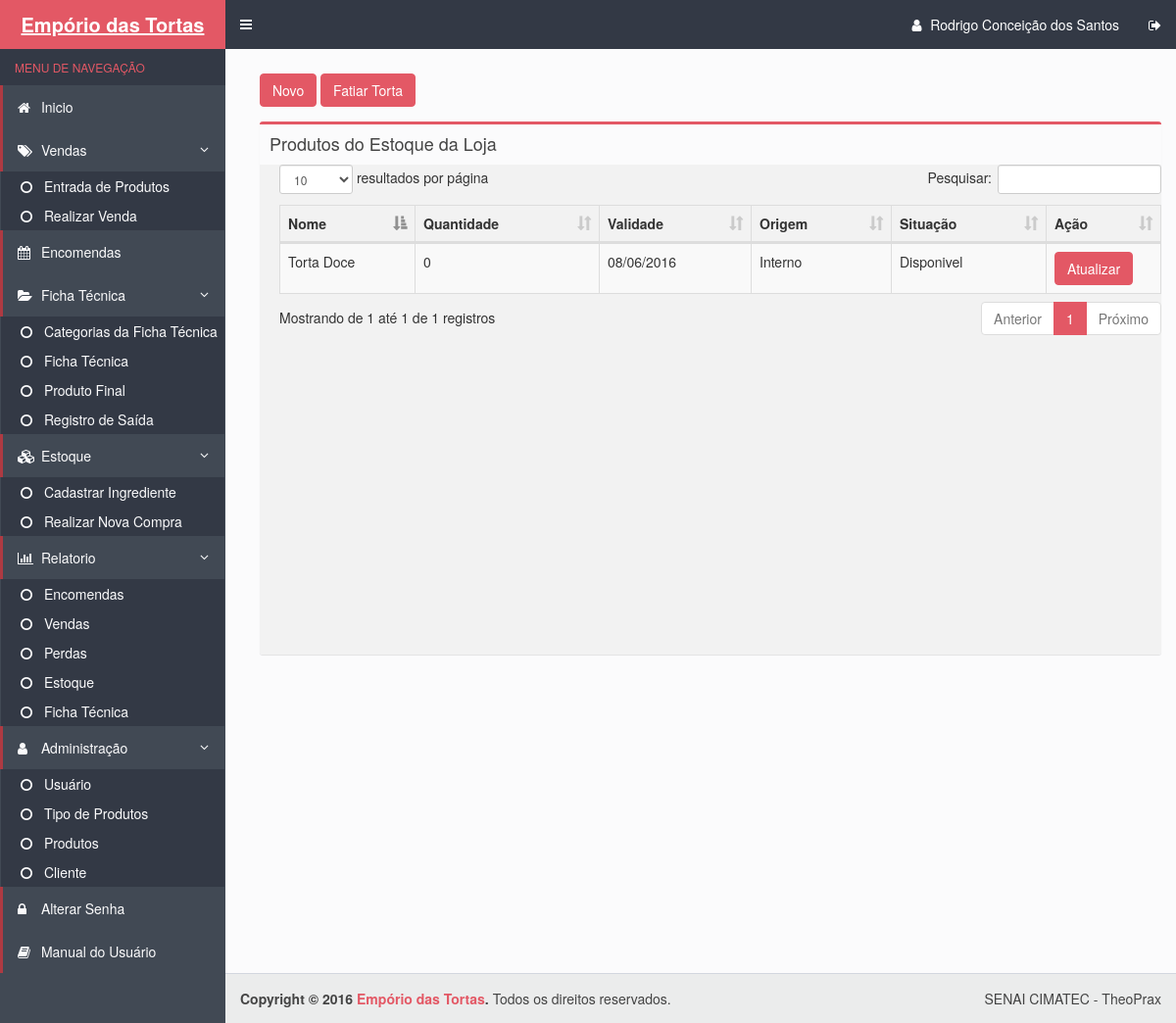
Page /entrada_produto.php (signed in) on the earlier database version.
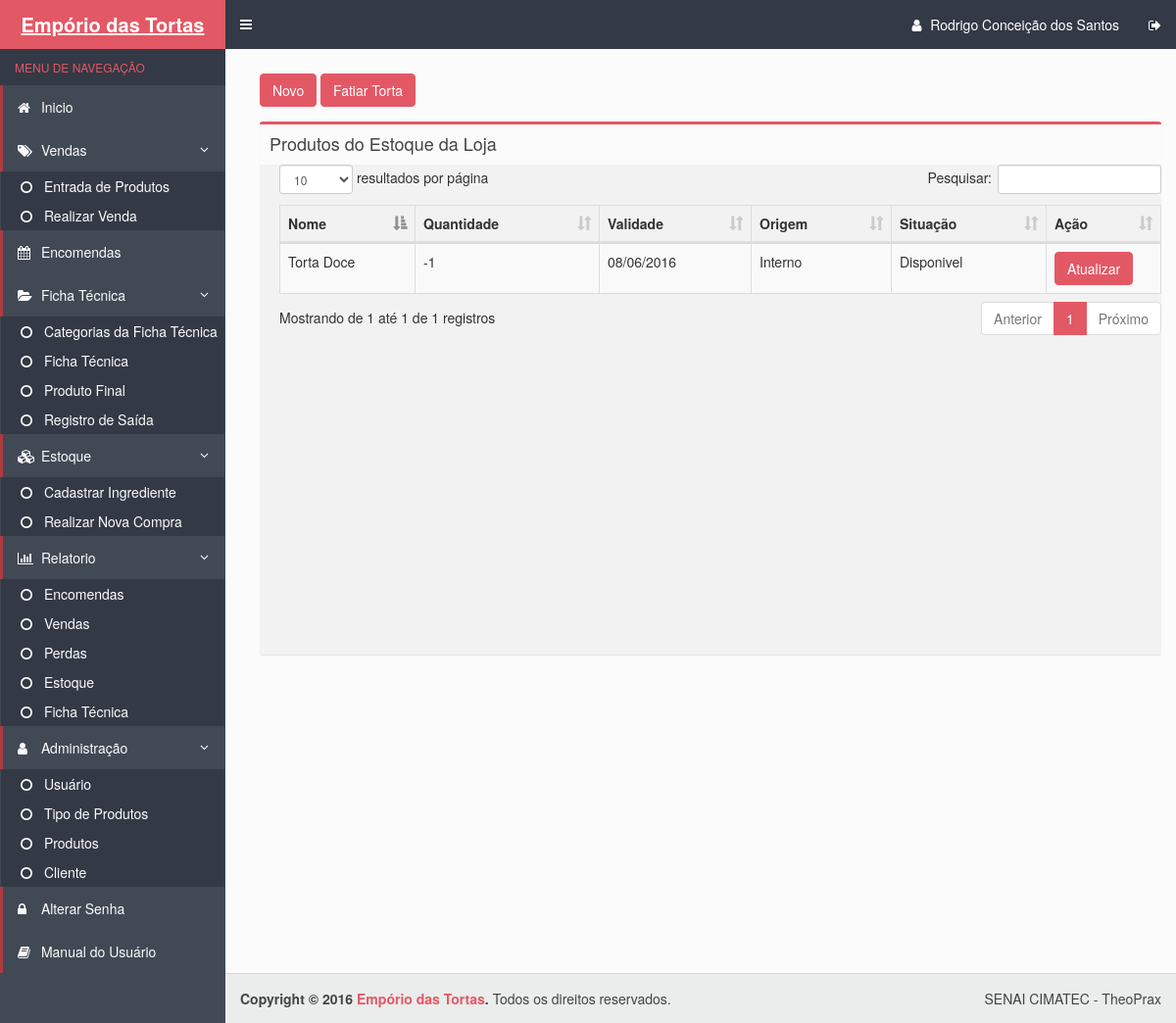
Same page on the later database version.
### tables this page shows
CREATE TABLE IF NOT EXISTS `estoquevenda` (
  `cod_EstoqueVenda` int(11) NOT NULL AUTO_INCREMENT,
  `cod_Produto` int(11) NOT NULL,
  `quantidade` int(5) NOT NULL,
  `status` varchar(10) NOT NULL,
  `validade` date NOT NULL,
  `origem` varchar(10) NOT NULL,
  `observacao` varchar(150) DEFAULT NULL,
  `dt_perda` date DEFAULT NULL,
  PRIMARY KEY (`cod_EstoqueVenda`),
  UNIQUE KEY `cod_Produto_2` (`cod_Produto`),
  KEY `cod_Produto` (`cod_Produto`)
);

### entrada_produto.php (the view, shortened to what this page needs)
<!DOCTYPE html>
<html>
  <head>
    <link rel="stylesheet" href="bootstrap/css/bootstrap.css">
    <link rel="stylesheet" href="https://maxcdn.bootstrapcdn.com/font-awesome/4.4.0/css/font-awesome.min.css">
    <link rel="stylesheet" href="https://code.ionicframework.com/ionicons/2.0.1/css/ionicons.min.css">
    <link rel="stylesheet" href="dist/css/AdminLTE.css">
    <link rel="stylesheet" href="dist/css/skins/skin-blue.css">
  </head>
  <body class="hold-transition skin-blue sidebar-mini">
    <div class="wrapper">
      <?php include_once("includes/header.php") ?>
      <?php include_once("includes/menu.php") ?>
      <div class="content-wrapper">
        <section class="content">
        <div class="row">
            <div class="col-xs-12">
         <a class="btn btn-danger" href="forms/cadastrar_entrada_produtos.php">Novo</a>
         <a class="btn btn-danger" href="forms/fatiar_torta.php">Fatiar Torta</a>
          <section class="content-header">
          </section>
              <div class="box">
                <div class="box-header">
                      <h3 class="box-title">Produtos do Estoque da Loja</h3>
                </div>
                <div class="box-body table-responsive no-padding" id="scroll">
                  <table id="example" class="table table-striped table-bordered" cellspacing="0" width="100%">
         <thead>
                 <tr>
              <th class="views-field views-field-id">Nome</th>
              <th class="views-field views-field-id">Quantidade</th>
              <th class="views-field views-field-id">Validade</th>
              <th class="views-field views-field-id">Origem</th>
              <th class="views-field views-field-id">Situação</th>
              <th class="views-field views-field-id">Ação</th>
                    </tr>
		</thead>
    <tbody>
         <?php
             $pdo = Database::connect();
             $sql = "SELECT coalesce(COALESCE(produtos.nome,''),coalesce(produtos.tamanho,'')) as prod_nome, estoque.cod_EstoqueVenda, estoque.quantidade as quantidade,
                    DATE_FORMAT(estoque.validade,'%d/%m/%Y') as validade, estoque.status as status, estoque.origem as origem
                FROM estoquevenda as estoque
                  INNER JOIN produtos ON estoque.cod_Produto = produtos.cod_produto;";
             foreach ($pdo->query($sql) as $row) {
                  echo '<tr>';
                  echo '<td>'. $row['prod_nome'] . '</td>';
                  echo '<td>'. $row['quantidade'] . '</td>';
                    echo '<td>'.$row['validade'] . '</td>';
                    echo '<td>'.$row['origem'] . '</td>';
                  echo '<td>'. $row['status'] . '</td>';
                  echo '<td width=100>';
                  echo '<a class="btn btn-danger" href="forms/atualizar_estoqueLoja.php?id='.$row['cod_EstoqueVenda'].'">Atualizar</a>';
                  echo '</td>';
                  echo '</tr>';
             }
            ?>
      </tbody>
</table>
                </div>
              </div>
            </div>
          </div>
        </section>
      </div>
      <?php include_once("includes/footer.php") ?>
	  <link rel="stylesheet" type="text/css" href="css/bootstrap.css">
    <link rel="stylesheet" type="text/css" href="css/dataTables.bootstrap.min.css">
  </body>
</html>

Differences in the rows shown:
changed estoquevenda "Interno": quantidade "0" → "-1"
